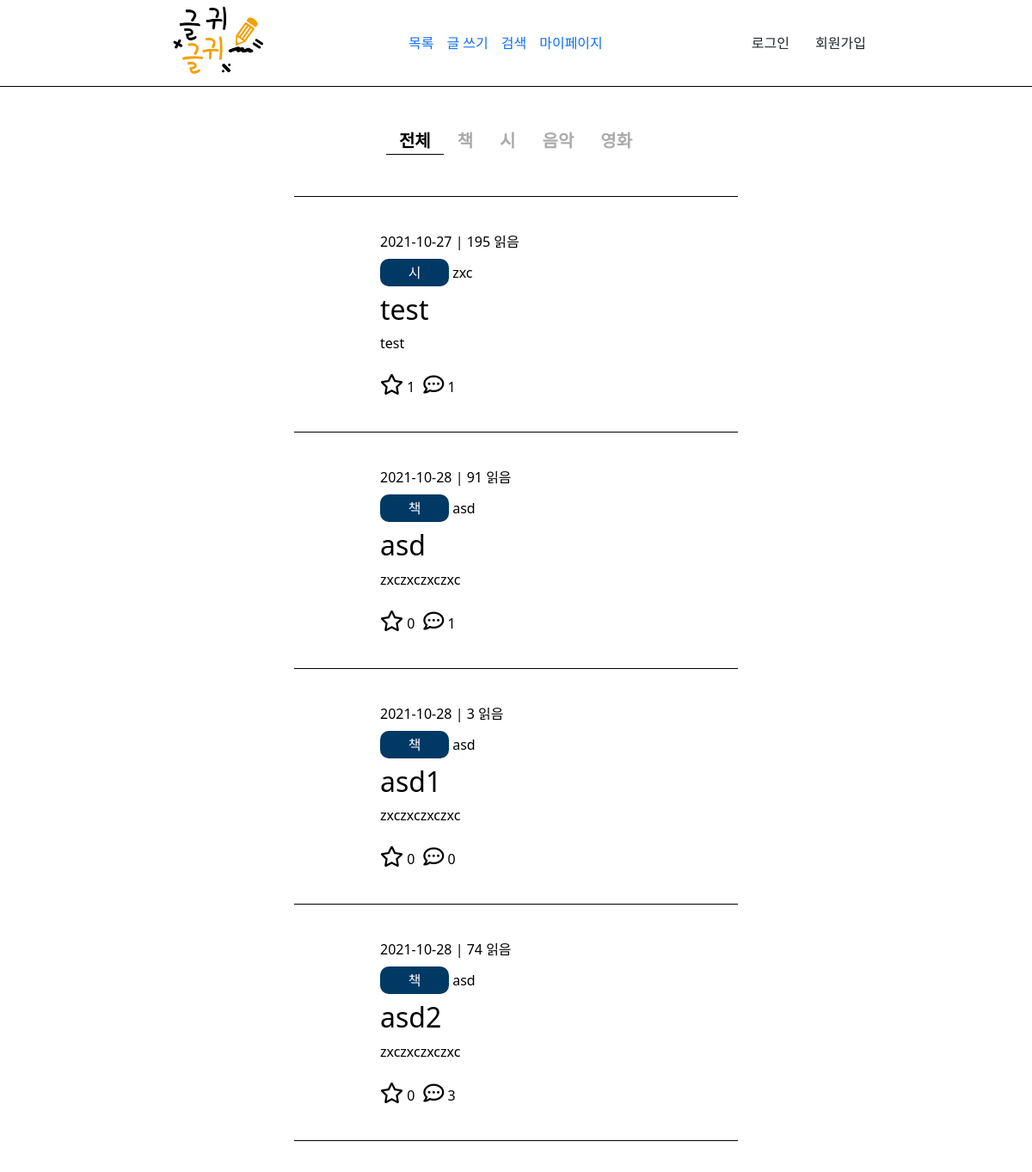
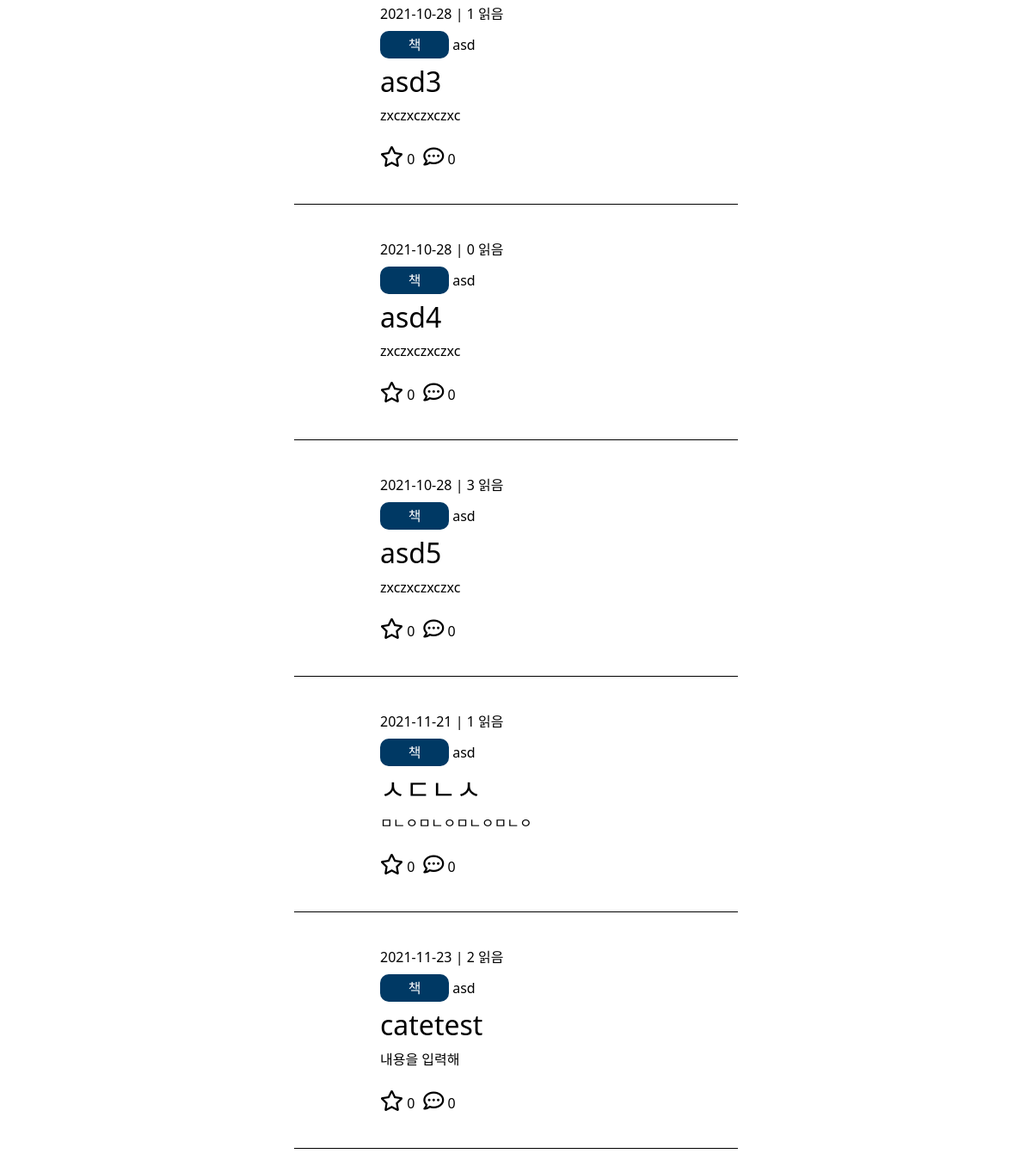
/list, run on an earlier commit of the app's database (2 pictures, top to bottom).
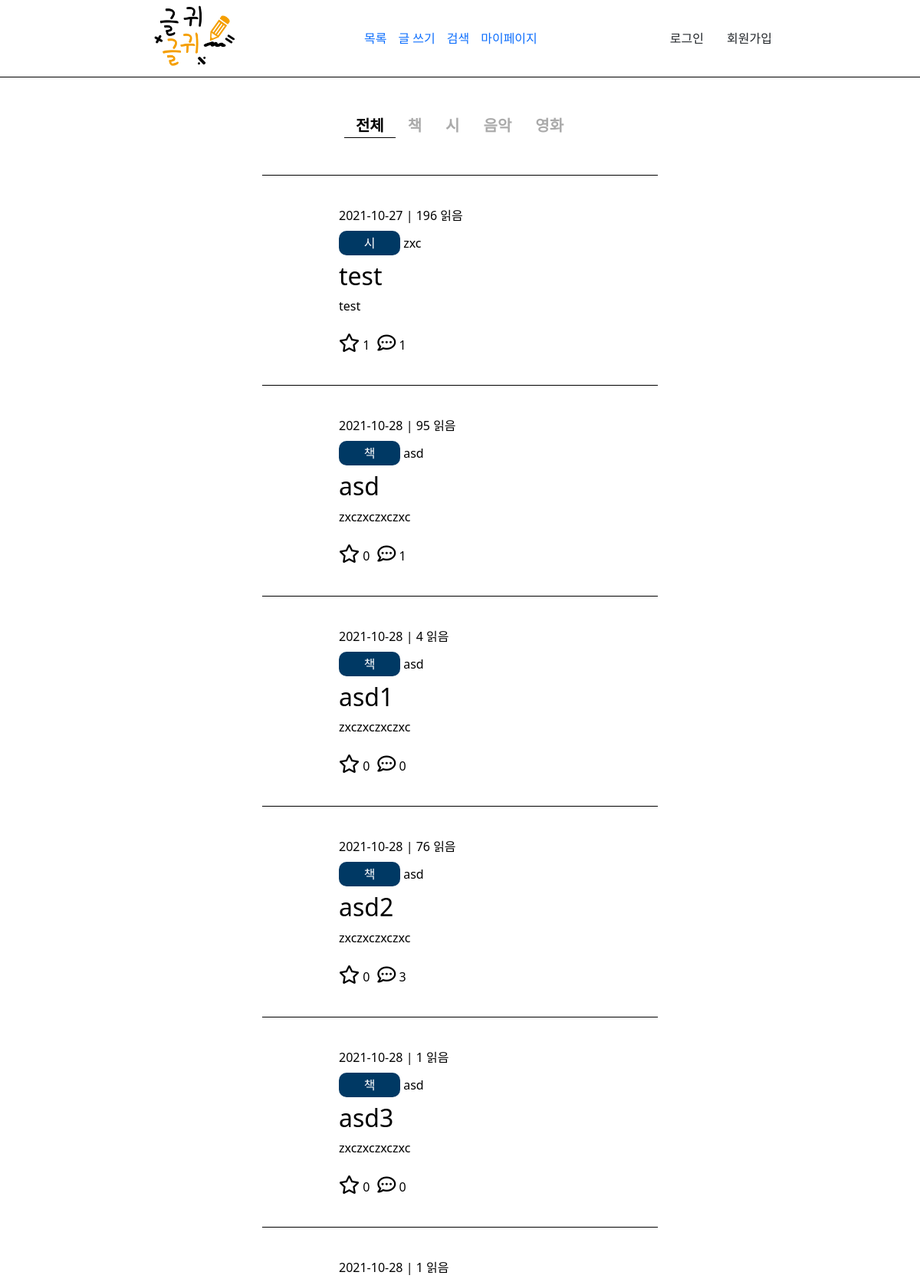
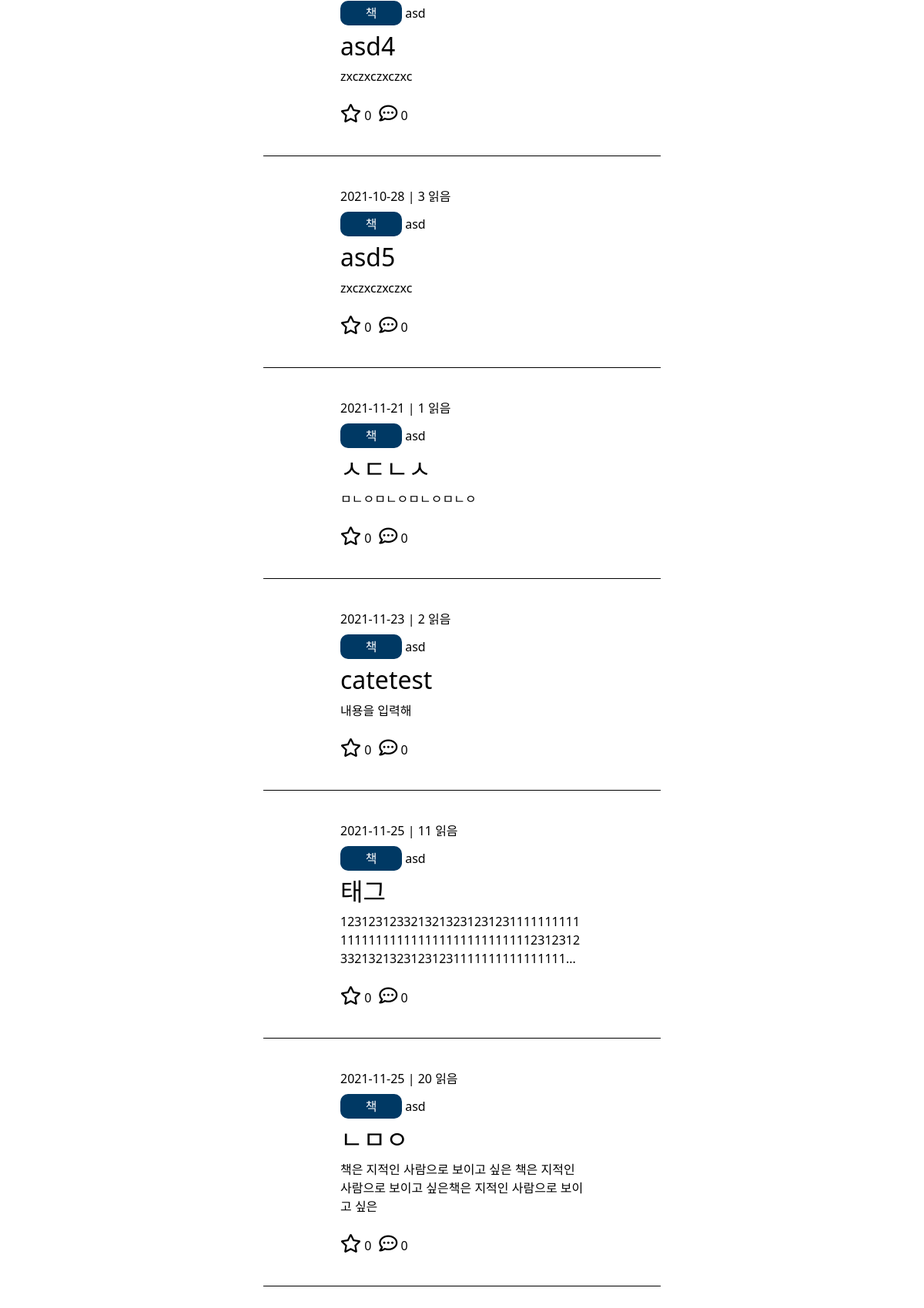
And on a later commit of the database (2 pictures, top to bottom).
### tables this page shows
CREATE TABLE `list` (
  `id` int(11) NOT NULL,
  `title` varchar(100) NOT NULL,
  `content` varchar(400) NOT NULL,
  `copy` varchar(50) NOT NULL,
  `cate` varchar(100) NOT NULL,
  `writer` varchar(50) NOT NULL,
  `writedate` datetime NOT NULL DEFAULT current_timestamp(),
  `viewcnt` int(10) NOT NULL DEFAULT 0,
  `sug` int(10) NOT NULL DEFAULT 0,
  `recnt` int(10) NOT NULL DEFAULT 0
);

### src/helper.php (called while the page is built, shortened)
<?php
    function view($page, $list = [], $list1 = [], $list2 = []) {
        require VIEW."/header.php";
        require VIEW."/$page.php";
        exit;
    }

### src/Controller/ViewController.php (called while the page is built, shortened)
<?php
    class ViewController {
        static function list() {
            $list = DB::fetchAll("SELECT * FROM list");
            view('list', $list);
        }
    }

### src/web.php (called while the page is built, shortened)
<?php
    Route::start();

### public/index.php (called while the page is built, shortened)
<?php
    require SRC."/helper.php";
    require SRC."/web.php";

### src/App/DB.php (called while the page is built, shortened)
<?php
    class DB {
        static $db = null;
        static function getDB() {
            if(self::$db == null) {
                self::$db = new \PDO("mysql:host=localhost; dbname=geulgwi; charset=utf8mb4", "root", "", [
                    19=>5,
                    3=>2
                ]);
            }
            return self::$db;
        }
        static function query($sql, $data = []) {
            $q = self::getDB()->prepare($sql, $data);
            $q->execute($data);
            return $q;
        }
        static function fetchAll($sql, $data = []) {
            return self::query($sql, $data)->fetchAll();
        }
    }

### src/View/list.php (the view, shortened to what this page needs)
<header>
    <div class="box">
        <div class="logo">
            <a href="/"><img src="./resource/img/logo.png" alt="로고" title="로고"></a>
        </div>
        <nav>
            <ul style="margin: 0; padding: 0;">
                <li><a href="/list">목록</a></li>
                <li><a href="/write">글 쓰기</a></li>
                <li><a href="/search">검색</a></li>
                <li><a href="/mypage">마이페이지</a></li>
            </ul>
        </nav>
        <div class="ect">
            <?php if(isset($_SESSION['user'])) : ?>
                <a href="/logout" class="btn logout">로그아웃</a>
                <a href="/mypage" class="btn"><?= $_SESSION['user']->id ?></a>
            <?php else : ?>
                <a href="/login" class="btn login">로그인</a>
                <a href="/register" class="btn register">회원가입</a>
            <?php endif; ?>
        </div>
    </div>
</header>
<section>
    <div class="container" id="list">
        <div class="cate my-5">
            <div class="cates act">전체</div>
            <div class="cates">책</div>
            <div class="cates">시</div>
            <div class="cates">음악</div>
            <div class="cates">영화</div>
        </div>
        <div class="list mb-5">
            <?php foreach($list as $item) : ?>
                <div class="item">
                    <a href="/view?id=<?= $item->id ?>" target="_blank">
                        <div class="info">
                            <?= explode(" ", $item->writedate)[0] ?> | <?= $item->viewcnt ?> 읽음
                        </div>
                        <div class="cateinfo my-2">
                            <span class="pan"><?= $item->cate ?></span> <?= $item->writer ?>
                        </div>
                        <h2><?= $item->title ?></h2>
                        <p style="word-break:break-all;">
                            <?php
                                echo mb_strlen($item->content, "UTF-8") > 100 ? substr($item->content, 0, 100)."..." : $item->content;
                            ?>
                        </p>
                        <div class="jab mt-4">
                            <div class="good">
                                <i style="font-size:24px;" class="far fa-star"></i>
                                <?= $item->sug ?>
                            </div>
                            <div class="coment" style="margin-left:10px;">
                                <i style="font-size:24px;" class="far fa-comment-dots"></i>
                                <?= $item->recnt ?>
                            </div>
                        </div>
                    </a>
                </div>
            <?php endforeach; ?>
        </div>
    </div>
</section>

### src/App/Route.php (shortened to what this page needs)
<?php
    class Route {
        static $pages = [];
        static function __callStatic($name, $arg) {
            if(strtolower($_SERVER['REQUEST_METHOD']) == $name) {
                self::$pages[] = $arg;
            }
        }
        static function start() {
            $url = explode("?", $_SERVER['REQUEST_URI'])[0];
            foreach(self::$pages as $page) {
                if($url == $page[0]) {
                    $action = explode("@", $page[1]);
                    $con = new $conName();
                    $con->{$action[1]}();
                    exit;
                }
            }
        }
    }

### src/View/header.php (shortened to what this page needs)
<!DOCTYPE html>
<html lang="ko">
<head>
    <link rel="stylesheet" href="./resource/bootstrap-5.0.2-dist/css/bootstrap.css">
    <link rel="stylesheet" href="./resource/fontawesome-free-5.15.3-web/css/all.css">
    <link rel="stylesheet" href="./resource/css/style.css">
</head>
<body>

### public/resource/css/style.css (style rules this page uses)
* { margin: 0; padding: 0; box-sizing: border-box; }
ul, li { list-style: none; }
a, a:hover { text-decoration: none; }
header { border-bottom: 1px solid #000; }
header .box { margin: 0 auto; width: 70%; display: flex; align-items: center; justify-content: space-between; }
header .logo img { width: 150px; height: 100px; object-fit: cover; }
header ul { display: flex; }
header ul li:not(li:nth-child(5)) { margin-right: 15px; }
#list .cate { display: flex; justify-content: center; }
#list .cate div { padding: 0 15px; margin-right: 1px; font-size: 20px; color: #aaa; font-weight: bold; cursor: pointer; }
#list .cate div.act { color: #000; border-bottom: 1px solid #000; }
#list .list .item { padding: 40px 100px; margin: 0 300px; border-bottom: 1px solid #000; color: #000; }
#list .list .item a { color: #000; }
#list .list .item:nth-child(1) { border-top: 1px solid #000; }
#list .list .pan { display: inline-block; padding: 4px 12px; border-radius: 10px; min-width: 80px; text-align: center; color: #fff; background: #003964; }
#list .jab { display: flex; }

What changed in the data, as far as the page shows it:
changed list "test": viewcnt "195" → "196"
changed list (number 2 of 11 on the later page): viewcnt "91" → "95"
changed list "asd1": viewcnt "3" → "4"
changed list "asd2": viewcnt "74" → "76"
changed list "asd4": viewcnt "0" → "1"
added list: writedate "2021-11-25", viewcnt "11", cate "책", writer "asd", title "태그", content "1231231233213213231231231111111111111111111111111111111111111231231233213213231231231111111111111111", sug "0", recnt "0"
added list: writedate "2021-11-25", viewcnt "20", cate "책", writer "asd", title "ㄴㅁㅇ", content "책은 지적인 사람으로 보이고 싶은 책은 지적인 사람으로 보이고 싶은책은 지적인 사람으로 보이고 싶은", sug "0", recnt "0"
